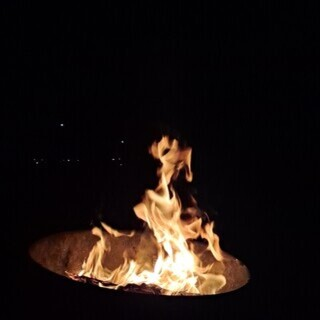
#> input picture chap08/hw#4/fire.jpg, 320 x 320 px
$ python rotation+translation.py
#> lines starting #> are read from the running program, lines starting #| are printed output that depends on the picture
import math
import sys, cv2, numpy as np

src = cv2.imread("fire.jpg")   # 320x320
#> src is the input picture: shape (320, 320, 3); mean B, G, R 16.3, 19.2, 27.5
if src is None: print('Image load failed!'); sys.exit()

# rotation
rad = 7 * math.pi/180   # 7도
aff = np.array([[math.cos(rad), math.sin(rad), 0],
                [-math.sin(rad), math.cos(rad), 0]], dtype=np.float32)   # 반시계방향 7도 회전 변환 헹렬
dst = cv2.warpAffine(src, aff, (0, 0))   # affine 변환
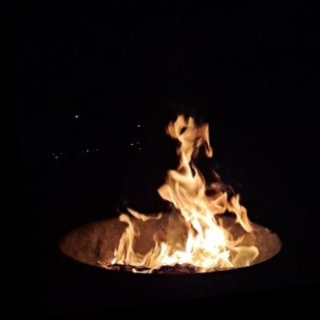
#> dst: shape (320, 320, 3); mean B, G, R 15.9, 19.1, 27.3

# Translation
aff2 = np.array([[1, 0, src.shape[1]/5],
                [0, 1, 0]], dtype=np.float32)   # x축 이동 변환 행렬
#> aff2 = [[1, 0, 64], [0, 1, 0]]
dst2 = cv2.warpAffine(dst, aff2, (480, 320))      # affine 변환 + 영상 크기 조정(좌우 늘리기)
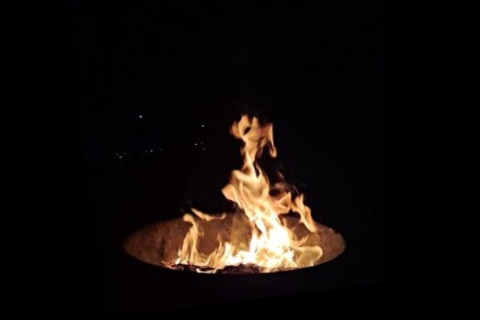
#> dst2: shape (320, 480, 3); mean B, G, R 10.6, 12.7, 18.2

cv2.imshow('src', src)
cv2.imshow('rotation+translation', dst2)
cv2.waitKey()
